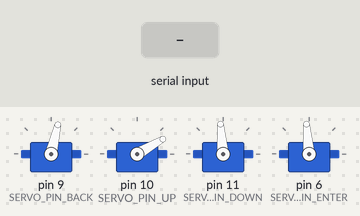
A sketch run on a simulated Arduino Uno, built with avr-gcc and run on an emulated ATmega328P. Shown: 4 × servo. Inputs (shaded band) come from the test bench.

Above: at 4.0 s.
4.1 s: "U" received over Serial
At 4.28 s:
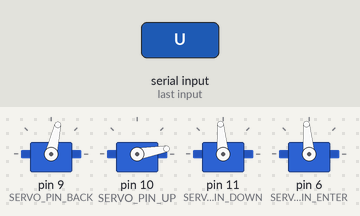
5.9 s: "B" received over Serial
At 6.08 s:
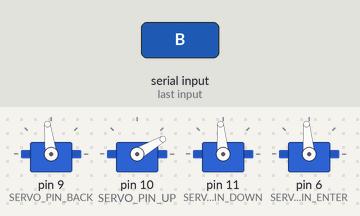
7.7 s: "D" received over Serial
At 7.88 s:
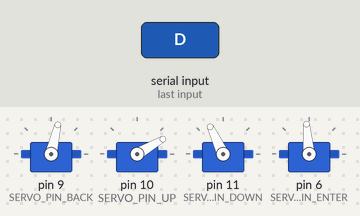
9.5 s: "E" received over Serial
At 9.68 s:
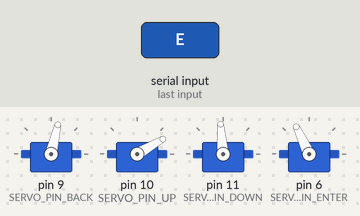
Timing chart, 0 to 12.3 s (numbered marks = the images above; inputs shaded):
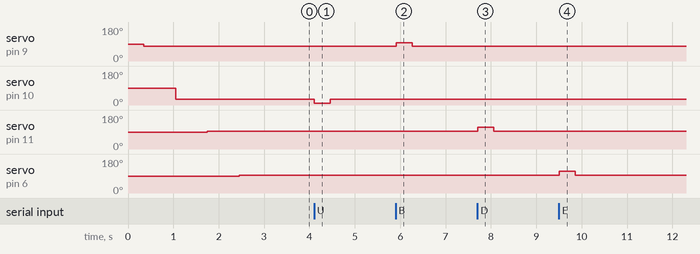

The sketch:

servo_control.ino
```cpp
// https://electronics.stackexchange.com/questions/77502/is-there-a-way-to-stop-servos-from-shaking

#include <Servo.h>

#define NO_SERVOS          4

#define SERVO_BACK         0
#define SERVO_UP           1
#define SERVO_DOWN         2
#define SERVO_ENTER        3

#define SERVO_PIN_BACK     9
#define SERVO_PIN_UP      10
#define SERVO_PIN_DOWN    11
#define SERVO_PIN_ENTER    6

#define ANGLE_PUSH        20
#define ANGLE_RETRACT     10

#define INIT_SERVO_ANGLE   ANGLE_RETRACT // init servo position in degrees

#define SERVO_COMMAND_DELAY 350

int servo_pins[ NO_SERVOS ] = { SERVO_PIN_BACK, SERVO_PIN_UP, SERVO_PIN_DOWN, SERVO_PIN_ENTER };
int servo_init_angles[ NO_SERVOS ] = { 77, 30, 95, 95 };

Servo servos[ NO_SERVOS ];

int servo_back_angle_push = 97;
int servo_back_angle_retract = 77;

int servo_up_angle_push = 10;
int servo_up_angle_retract = 30;

int servo_down_angle_push = 115;
int servo_down_angle_retract = 95;

int servo_enter_angle_push = 115;
int servo_enter_angle_retract = 95;


void setup()
{
    for ( int i = 0; i < NO_SERVOS; i++ ) {
        pinMode( servo_pins[ i ], INPUT );
    }

    Serial.begin(115200);

    for ( int i = 0; i < NO_SERVOS; i++ ) {
        servos[ i ].attach( servo_pins[ i ] );
        delay( SERVO_COMMAND_DELAY );
        pinMode( servo_pins[ i ], OUTPUT );
        servos[ i ].write( servo_init_angles[ i ] );
        delay( SERVO_COMMAND_DELAY );
        pinMode( servo_pins[ i ], INPUT );
    }
}


void push_and_release_button( int servo_id ) {
    // BACK - positive angle to push
    // UP - negative
    // DOWN - positive angle to push
    // ENTER - positive angle to push

    int angle_push = ANGLE_PUSH;
    int angle_retract = ANGLE_RETRACT;

    if ( servo_id == SERVO_BACK ) {
        angle_push = servo_back_angle_push;
        angle_retract = servo_back_angle_retract;
    }
    else if ( servo_id == SERVO_UP ) {
        angle_push = servo_up_angle_push;
        angle_retract = servo_up_angle_retract;
    }
    else if ( servo_id == SERVO_DOWN ) {
        angle_push = servo_down_angle_push;
        angle_retract = servo_down_angle_retract;
    }
    else if ( servo_id == SERVO_ENTER ) {
        angle_push = servo_enter_angle_push;
        angle_retract = servo_enter_angle_retract;
    }

    Servo * servo = &servos[ servo_id ];
    //delay( SERVO_COMMAND_DELAY );
    pinMode( servo_pins[ servo_id ], OUTPUT );
    delay( 10 );

    servo->write( angle_push );

    delay( SERVO_COMMAND_DELAY );

    servo->write( angle_retract );

    delay( SERVO_COMMAND_DELAY );
    pinMode( servo_pins[ servo_id ], INPUT );
    delay( 10 );
}


void loop()
{
    // Searial.setTimeout( 2000 )

    if ( Serial.available() > 0 ) {
        byte b[80];
        Serial.readBytes( b, 1 );
        //int incomming_command = Serial.read();
        byte incomming_command = b[ 0 ];

        //Serial.print( "Received:" );
        //Serial.println( i, DEC );

        if ( incomming_command == 'U' ) {
            push_and_release_button( SERVO_UP );
        }
        else if ( incomming_command == 'B' ) {
            push_and_release_button( SERVO_BACK );
        }
        else if ( incomming_command == 'D' ) {
            push_and_release_button( SERVO_DOWN );
        }
        else if ( incomming_command == 'E' ) {
            push_and_release_button( SERVO_ENTER );
        }
        else if ( incomming_command == 'L' ) {
            //Serial.println( "Load OP" );
            //Serial.readBytes( b, 1);
            //Serial.print( "Will update servo:" );
            //Serial.println( b[0] );
        }
    }
    /*
    push_and_release_button( SERVO_BACK );
    push_and_release_button( SERVO_UP );

    push_and_release_button( SERVO_DOWN );
    push_and_release_button( SERVO_ENTER );

    //test_up_button();

    delay( 2000 );
    */

   /*
   servos[ SERVO_BACK ].write(5);      // Turn SG90 servo Left to 45 degrees
   delay(1000);          // Wait 1 second
   servos[ SERVO_BACK ].write(10);      // Turn SG90 servo back to 90 degrees (center position)
   delay(1000);          // Wait 1 second
   servos[ SERVO_UP ].write(15);     // Turn SG90 servo Right to 135 degrees
   delay(1000);          // Wait 1 second
   servos[ SERVO_UP ].write(20);      // Turn SG90 servo back to 90 degrees (center position)
   delay(1000);
   */

//if you change the delay value (from example change 50 to 10), the speed of the servo changes
  /*
  for(servoAngle = 0; servoAngle < 180; servoAngle++)  //move the micro servo from 0 degrees to 180 degrees
  {
    servo.write(servoAngle);
    delay(50);
  }

  for(servoAngle = 180; servoAngle > 0; servoAngle--)  //now move back the micro servo from 0 degrees to 180 degrees
  {
    servo.write(servoAngle);
    delay(10);
  }
  */
  //end control the servo's speed
}
```

Measured:
- after the input at 4.1 s, servo on pin 10 (SERVO_PIN_UP): 30° → 10° at once, → 30° 0.35 s later
- after the input at 5.9 s, servo on pin 9 (SERVO_PIN_BACK): 77° → 97° at once, → 77° 0.35 s later
- after the input at 7.7 s, servo on pin 11 (SERVO_PIN_DOWN): 95° → 115° at once, → 95° 0.35 s later
- after the input at 9.5 s, servo on pin 6 (SERVO_PIN_ENTER): 95° → 115° at once, → 95° 0.35 s later
